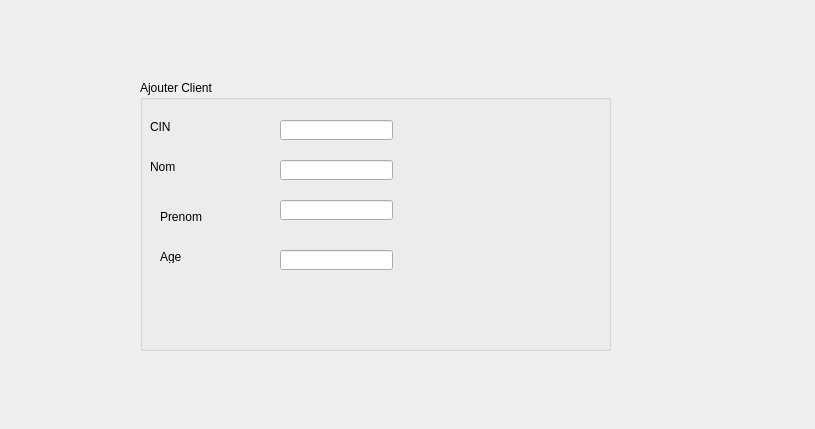
<?xml version="1.0" encoding="UTF-8"?>
<ui version="4.0">
 <class>affichage</class>
 <widget class="QDialog" name="affichage">
  <property name="geometry">
   <rect>
    <x>0</x>
    <y>0</y>
    <width>815</width>
    <height>429</height>
   </rect>
  </property>
  <property name="windowTitle">
   <string>Dialog</string>
  </property>
  <widget class="QGroupBox" name="groupBox">
   <property name="geometry">
    <rect>
     <x>140</x>
     <y>80</y>
     <width>471</width>
     <height>271</height>
    </rect>
   </property>
   <property name="title">
    <string>Ajouter Client</string>
   </property>
   <widget class="QLabel" name="label">
    <property name="geometry">
     <rect>
      <x>10</x>
      <y>40</y>
      <width>47</width>
      <height>13</height>
     </rect>
    </property>
    <property name="text">
     <string>CIN</string>
    </property>
   </widget>
   <widget class="QLabel" name="label_2">
    <property name="geometry">
     <rect>
      <x>10</x>
      <y>80</y>
      <width>47</width>
      <height>13</height>
     </rect>
    </property>
    <property name="text">
     <string>Nom</string>
    </property>
   </widget>
   <widget class="QLabel" name="label_3">
    <property name="geometry">
     <rect>
      <x>20</x>
      <y>130</y>
      <width>47</width>
      <height>13</height>
     </rect>
    </property>
    <property name="text">
     <string>Prenom</string>
    </property>
   </widget>
   <widget class="QLineEdit" name="lineEdit">
    <property name="geometry">
     <rect>
      <x>140</x>
      <y>40</y>
      <width>113</width>
      <height>20</height>
     </rect>
    </property>
   </widget>
   <widget class="QLineEdit" name="lineEdit_2">
    <property name="geometry">
     <rect>
      <x>140</x>
      <y>80</y>
      <width>113</width>
      <height>20</height>
     </rect>
    </property>
   </widget>
   <widget class="QLineEdit" name="lineEdit_3">
    <property name="geometry">
     <rect>
      <x>140</x>
      <y>120</y>
      <width>113</width>
      <height>20</height>
     </rect>
    </property>
   </widget>
   <widget class="QLabel" name="label_4">
    <property name="geometry">
     <rect>
      <x>20</x>
      <y>170</y>
      <width>47</width>
      <height>13</height>
     </rect>
    </property>
    <property name="text">
     <string>Age</string>
    </property>
   </widget>
   <widget class="QLineEdit" name="lineEdit_4">
    <property name="geometry">
     <rect>
      <x>140</x>
      <y>170</y>
      <width>113</width>
      <height>20</height>
     </rect>
    </property>
   </widget>
  </widget>
 </widget>
 <resources/>
 <connections/>
</ui>
